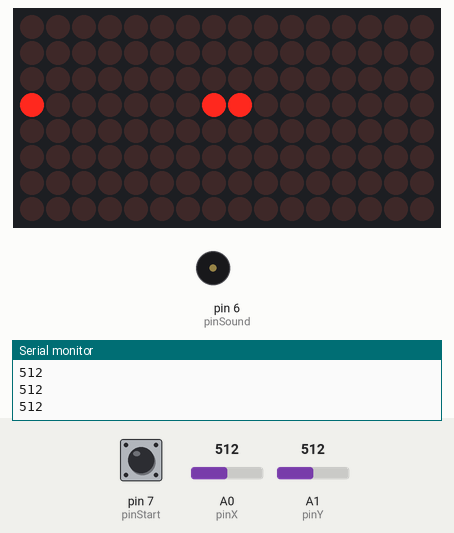
Recording of a sketch running on a simulated Arduino Uno, built with avr-gcc and run on an emulated ATmega328P. On the bench: 16×8 LED matrix, buzzer (waves = sounding), the last lines printed to the serial monitor. The inputs (shaded band) are chosen by the test bench; at power-on: A1 (pinY) = 512, A0 (pinX) = 512, pin 7 (pinStart) HIGH. Random numbers use the default seed unless the sketch sets one.

Above: at 1.2 s.
1.3 s: A1 (pinY) set to 694
3.5 s: A1 (pinY) set to 729
At 3.79 s:
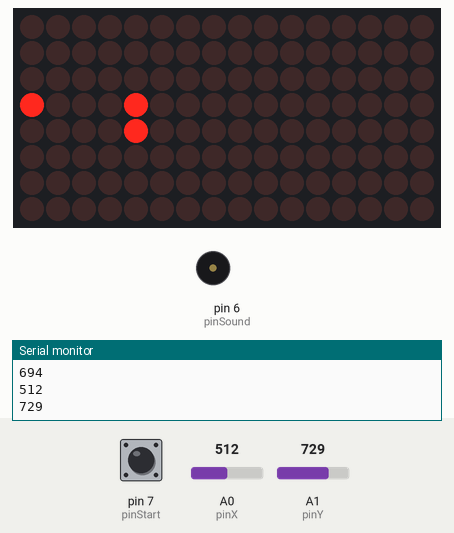
5.7 s: A0 (pinX) set to 698
7.2 s: A0 (pinX) set to 719
At 7.43 s:
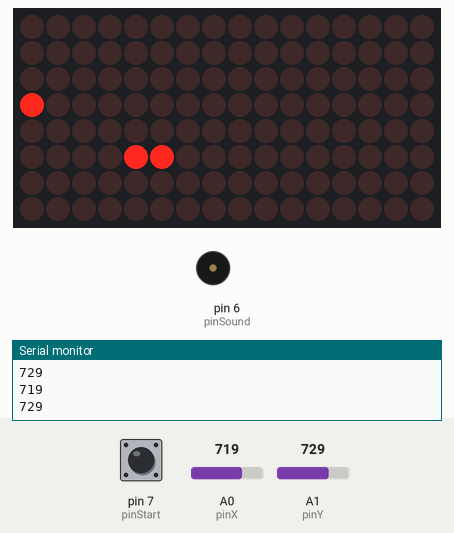
9.4 s: A0 (pinX) set to 511
At 9.66 s:
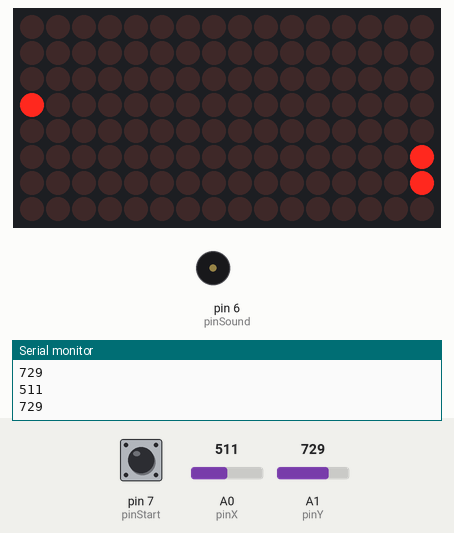
11.6 s: A0 (pinX) set to 324
13.1 s: A0 (pinX) set to 298
At 13.31 s:
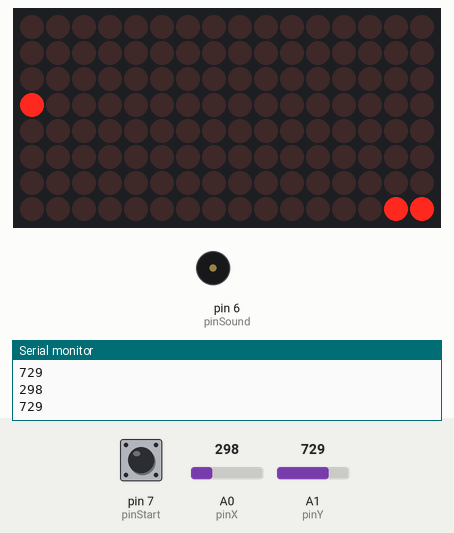
Timing chart, 0 to 16.1 s (numbered marks = the images above; inputs shaded):
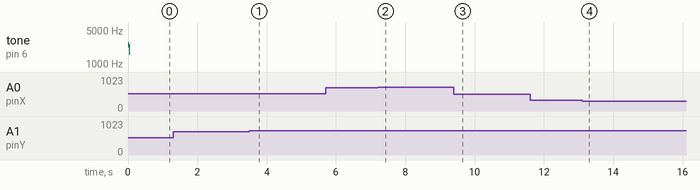

Measured:
- the behaviour switches between 712 and 713 on A1 (pinY) (found by bisection; images 0 and 1)
- the behaviour switches between 712 and 713 on A0 (pinX) (found by bisection; images 1 and 2)
- the behaviour switches between 312 and 311 on A0 (pinX) (found by bisection; images 3 and 4)
- by itself, tone on pin 6 (pinSound): plays 2500 Hz for 0.02 s, 1750 Hz for 0.01 s, 2250 Hz for 0.01 s

The sketch:

Ardusnake.ino
```cpp
#include <SPI.h>
#include <Adafruit_GFX.h>
#include <Max72xxPanel.h>
//#include "pitches.h"

int pinCS = 10; // Attach CS to this pin, DIN to MOSI and CLK to SCK (cf http://arduino.cc/en/Reference/SPI )
int numberOfHorizontalDisplays = 2;
int numberOfVerticalDisplays = 1;

Max72xxPanel matrix = Max72xxPanel(pinCS, numberOfHorizontalDisplays, numberOfVerticalDisplays);

//Title
String title = "Ardusnake";
int wait = 40; // In milliseconds
int spacer = 1;
int width = 5 + spacer; // The font width is 5 pixels
int titlePos = 0;

//Input
int pinX = A0;
int pinY = A1;
int pinSound = 6;
int pinStart = 7;

//Game Control
int state = 0; //0-title
int sLength = 2;
int sDir = 0;
const int maxLength = 50;
int sPosX[maxLength];
int sPosY[maxLength];

int fruitX = -1;
int fruitY = -1;

int deadZone = 200;

void setup() {

  //setup matrix
  matrix.setIntensity(3); // Use a value between 0 and 15 for brightness
  // Adjust to your own needs
  matrix.setPosition(0, 0, 0); // The first display is at <0, 0>
  matrix.setPosition(1, 1, 0); // The second display is at <1, 0>

  matrix.setRotation(0, 2);    // The first display is position upside down
  matrix.setRotation(1, 2);

  //setup input/output
  pinMode(pinX, INPUT);
  pinMode(pinY, INPUT);
  pinMode(pinStart, INPUT);
  //pinMode(pinSound, OUTPUT);

  //uses static on A0 to create a random seed
  randomSeed(analogRead(5));

  tone(6, 2500, 16);
  delay(30);
  tone(6, 3750, 16);

  Serial.begin(9600);
}

void loop() {
  switch (state) {
    case 0: if (!digitalRead(pinStart)) doTitle();
      else { state = 1;
        tone(6, 1750, 8);
        delay(10);
        tone(6, 2250, 8); } break;
    case 1: beginGame(); break;
    case 2: updateGame(); break;
  }
}

void drawScreen() {
  //clear screen
  matrix.fillScreen(LOW);

  //draw snake
  for (int i = 0; i <= sLength; i++) {
    if (sPosX[i] != -1 && sPosY[i] != -1)
      matrix.drawPixel(sPosX[i], sPosY[i], HIGH);
  }

  //draw fruit
  if (fruitX != -1 && fruitY != -1)
    matrix.drawPixel(fruitX, fruitY, HIGH);

  //write to screen
  matrix.write();
}

void updateGame() {
  Serial.println(analogRead(pinX));
  Serial.println(analogRead(pinY));
  int px = analogRead(pinX);
  int py = analogRead(pinY);
  if (px < 512 - deadZone && sDir != 0)
    sDir = 2;
  else if (px > 512 + deadZone && sDir != 2)
    sDir = 0;
  else if (py < 512 - deadZone && sDir != 3)
    sDir = 1;
  else if (py > 512 + deadZone && sDir != 1)
    sDir = 3;

  for (int i = 1; i <= sLength; i++) {
    sPosX[i] = sPosX[i-1];
    sPosY[i] = sPosY[i-1];
  }
  switch (sDir) {
    case 0: sPosX[0] += 1; break;
    case 1: sPosY[0] -= 1; break;
    case 2: sPosX[0] -= 1; break;
    case 3: sPosY[0] += 1; break;
  }
  checkPos();
  drawScreen();
  delay(200);
}

void checkPos() {
  bool hit = false;
  if (sPosX[0] == fruitX && sPosY[0] == fruitY) {
    sLength += 1;
    sPosX[sLength] = 0;//sPosX[sLength-1];
    sPosY[sLength] = 0;//sPosY[sLength-1];
    spawnFruit();
  }
  for (int i = 1; i <= sLength; i++) {
    if (sPosX[0] == sPosX[i] && sPosY[0] == sPosY[i]) {
      hit = true;
    }
  }
  if (hit) {
    //end game
    state = 0;
  }
  else {
    //wrap screen
    if (sPosX[0] < 0)
      sPosX[0] = 15;
    if (sPosX[0] > 15)
      sPosX[0] = 0;
    if (sPosY[0] < 0)
      sPosY[0] = 7;
    if (sPosY[0] > 7)
      sPosY[0] = 0;
  }
}

void beginGame() {
  Serial.println("Starting");
  sLength = 2;
  initSnake();
  sPosX[0] = 3;
  sPosY[0] = 3;
  sPosX[1] = 2;
  sPosY[1] = 3;
  sPosX[2] = 1;
  sPosY[2] = 3;
  sDir = 0;

  spawnFruit();

  drawScreen();
  delay(200);
  state = 2;
}

void spawnFruit() {
  bool valid = false;
  bool hit = false;
  do {
    fruitX = random(0, 16);
    fruitY = random(0, 8);

    for (int i = 0; i <= sLength; i++) {
      if (fruitX == sPosX[i] && fruitY == sPosY[i])
        hit = true;
    }
    if (!hit)
      valid = true;
    else
      valid = false;
  } while (valid == false);
}

void initSnake() {
  Serial.println("Init");
  for (int i = 0; i <= 49; i++) {
    sPosX[i] = -1;
    sPosY[i] = -1;
  }
}

void doTitle() {
  //Loop through title message
  if (titlePos < width*title.length()+matrix.width()-1-spacer) {
    matrix.fillScreen(LOW);

    int letter = titlePos / width;
    int x = (matrix.width() - 1) - titlePos % width;
    int y = (matrix.height() - 8) / 2; // center the text vertically

    while ( x + width - spacer >= 0 && letter >= 0 ) {
      if ( letter < title.length() ) {
        matrix.drawChar(x, y, title[letter], HIGH, LOW, 1);
      }

      letter--;
      x -= width;
    }

    matrix.write(); // Send bitmap to display
    titlePos++;
    delay(wait);
  }
  else
    titlePos = 0;
}
```
